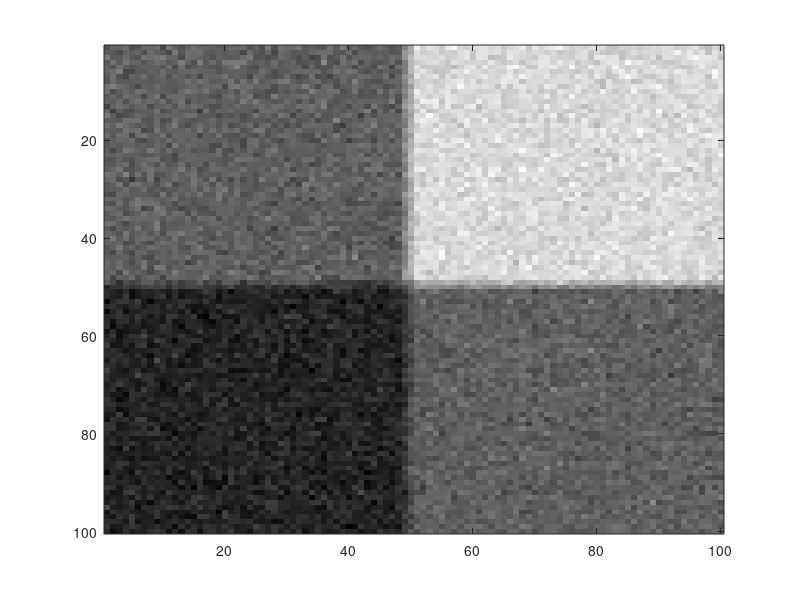

Recreate this plot in MATLAB. (Note: this script raises an error after producing the figure.)
clear
clc
clf
colormap(gray)

ima=100*ones(100);
ima(50:100,:)=50;
ima(:,50:100)=2*ima(:,50:100);
fs=fspecial('average');
ima=imfilter(ima,fs,'symmetric');

% % create example image
% ima=100*ones(50);
% ima(25:50,:)=50;
% ima(:,25:50)=2*ima(:,25:50);
% fs=fspecial('average');
% ima=imfilter(ima,fs,'symmetric');

% add some noise
sigma=10;
rima=ima+sigma*randn(size(ima));

% show it
imagesc(rima)
drawnow

% denoise it
[fima,patches]=NLM_personal(rima,11,1,2500,sigma);
fima2=NLmeansfilter(rima,5,2,sigma);

% show results
clf
% subplot(2,2,1),imagesc(ima),title('original');
% subplot(2,2,2),imagesc(rima),title('noisy');
% subplot(2,2,3),imagesc(fima),title('filtered');
% subplot(2,2,4),imagesc(rima-fima),title('residuals');

imagesc(fima);
imagesc(fima2);


a=exchangepatches(fima,[50,50],patches,5,1);
